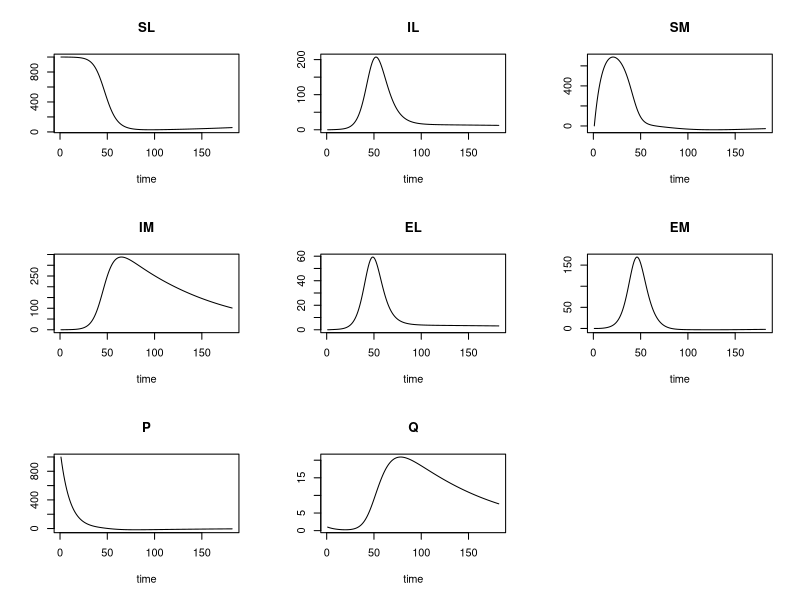
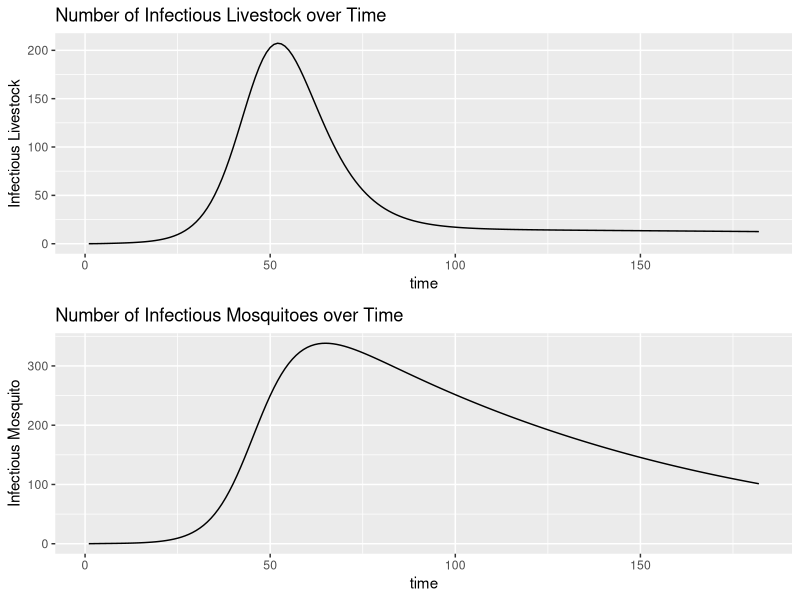

Source code (R) for these figures, in order:
library(deSolve)
library(dplyr)
library(ggplot2)
library(gridExtra)

install.packages("gridExtra")

# function for a simple mosquito borne disease
SIRMosVec = function(time, state, parms) {
  with(as.list(c(state, parms)), {
    # infection in livestocks
    dSL = vL - SL* r*(TLM * IM)/NM - muL * SL
    dEL=(SL *r* (TLM * IM))-alpha*EL-muL*EL
    dIL = SL * r * (TLM * IM) - gamma * IL - muL * IL
    #dRH = gamma * IH - muH * RH
    
    # infection in mosquitoes
    dP = b1*(NM-q1*IM)- theta*P #susceptible
    dQ =b1*q1*IM-theta*Q         #Infected Egg
    dSM = theta*P - SM*(TML * IL)/NL - muM * SM
    dEM = SM*(TML * IL)/NL - alpha2*EM-muM*EM
    dIM = theta*Q + alpha2*EM-muM*EM - muM * IM
    list(c(dSL,dIL, dSM, dIM, dEL, dEM, dP, dQ))
  })
}

#new parameters

NL=1000; IL =0; 
EL=0;
SL=NL-IL;

P = 999;
Q = 1;

NM=1; IM=0; SM=1;
EM= 0;

b1 = 1/3;
q1 = .02;
theta = (1/10);
alpha=.6667; 
alpha2 = 1/8;
muL=.00277; # livestock life span: 10 yr
TML = 0.81; # prob infection from livestock to mosquito;
TLM = 0.51; # prob infection from mosquito to livestock;
gamma=.166666666; # infectious period: 7 days
muM = 1/60; # 1 week life span for mosquito
b=(256/365); # number of bite per mosquito per day;
r = b / NL; # bite rate per livestock per mosquito
vL=NL*muL;
vM=NM*muM; # births in mosquito population

parameters = c(muL = muL, muM = muM,
               vL = vL, vM = vM, 
               TLM = TLM, TML = TML, 
               gamma = gamma, alpha = alpha, alpha2 = alpha2, theta = theta, b1 = b1, q1 = q1)

state = c(SL = SL, IL = IL, SM = SM,IM = IM, EL = EL, EM = EM, P = P, Q = Q)

times=1:(365*.5);
## solve the odes using R ode sovler:
sim=ode(y=state,times=times,func=SIRMosVec,parms = parameters)
simdf<- as.data.frame(sim)
plot(sim)

plot1<-ggplot(simdf, aes(x=time, y=IL)) + geom_line() + ylab("Infectious Livestock") + ggtitle("Number of Infectious Livestock over Time")

plot2<-ggplot(simdf, aes(x=time, y=IM)) + geom_line() + ylab("Infectious Mosquito") + ggtitle("Number of Infectious Mosquitoes over Time")

grid.arrange(plot1,plot2)
